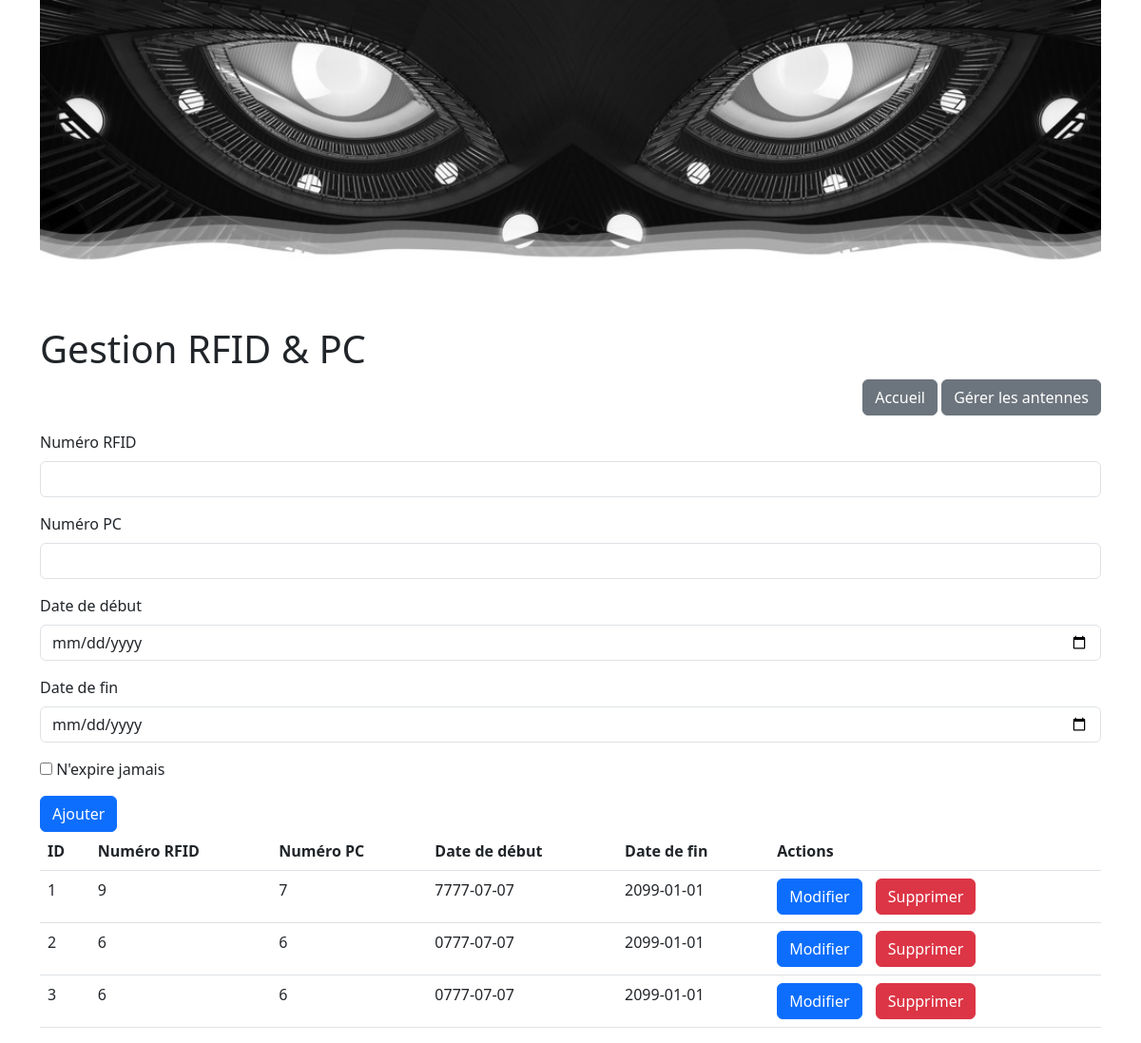
The app's page /code/manage_etiq_pc.php, older data.
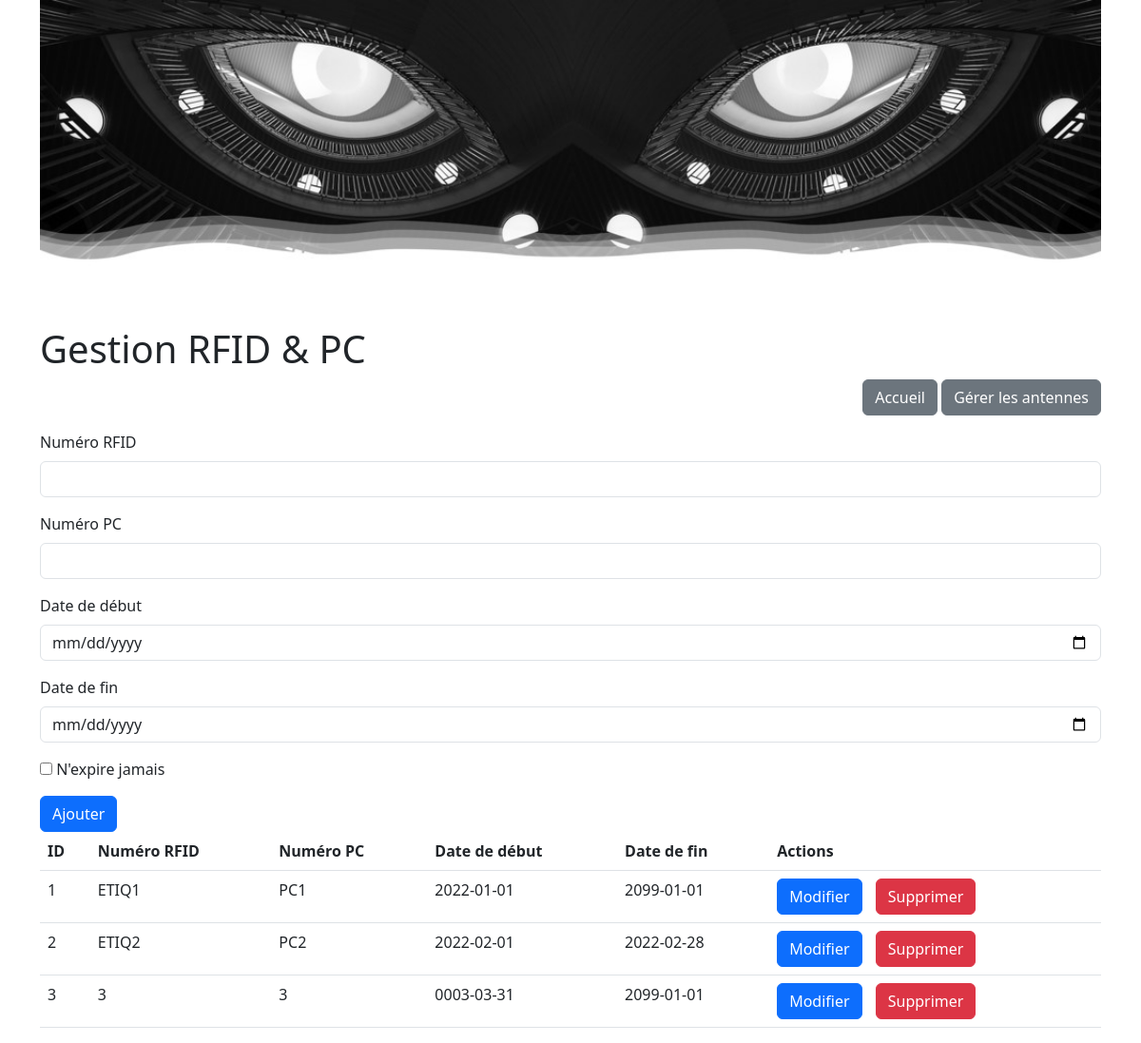
The same page, newer data.
### tables this page shows
CREATE TABLE ETIQ_PC (
    ID INTEGER PRIMARY KEY,
    NUM_ETIQ VARCHAR,
    NUM_PC VARCHAR,
    DATE_DEBUT DATE,
    DATE_FIN DATE
);

### code/manage_etiq_pc.php (the view, shortened to what this page needs)
<?php
include 'db.php';
$etiqs = $db->query("SELECT * FROM ETIQ_PC");
?>
<!DOCTYPE html>
<html lang="fr">
<head>
    <link rel="stylesheet" href="manage_etiq_pc.css">
    <link href="https://cdn.jsdelivr.net/npm/bootstrap@5.3.0/dist/css/bootstrap.min.css" rel="stylesheet">
</head>
<body>
<div class="container">
	<header>
		<img src="image2.jpg" alt="Track Eye System Banner" class="img-fluid">
		<h1>Gestion RFID & PC</h1>
		<div class="mb-3 text-end">
			<a href="index.php" class="btn btn-secondary">Accueil</a>
			<a href="manage_antenne.php" class="btn btn-secondary">Gérer les antennes</a>
		</div>
    </header>
    <form action="manage_etiq_pc.php" method="post" onsubmit="return confirm('Êtes-vous sûr?');">
        <div class="mb-3">
            <label for="num_etiq" class="form-label">Numéro RFID</label>
            <input type="text" id="num_etiq" name="num_etiq" required class="form-control">
        </div>
        <div class="mb-3">
            <label for="num_pc" class="form-label">Numéro PC</label>
            <input type="text" id="num_pc" name="num_pc" required class="form-control">
        </div>
        <div class="mb-3">
            <label for="date_debut" class="form-label">Date de début</label>
            <input type="date" id="date_debut" name="date_debut" required class="form-control">
        </div>
        <div class="mb-3">
    <label for="date_fin" class="form-label">Date de fin</label>
    <input type="date" id="date_fin" name="date_fin" required class="form-control">
</div>
<div class="mb-3">
    <input type="checkbox" id="neverExpires" name="neverExpires" value="neverExpires">
    <label for="neverExpires">N'expire jamais</label><br>
</div>
<button type="submit" class="btn btn-primary">Ajouter</button>
</form>
    <table class="table">
        <thead>
            <tr>
                <th>ID</th>
                <th>Numéro RFID</th>
                <th>Numéro PC</th>
                <th>Date de début</th>
                <th>Date de fin</th>
                <th>Actions</th>
            </tr>
        </thead>
        <tbody>
            <?php foreach ($etiqs as $etiq) { ?>
                <tr>
    <td><?php echo htmlspecialchars($etiq['ID']); ?></td>
    <td><?php echo htmlspecialchars($etiq['NUM_ETIQ']); ?></td>
    <td><?php echo htmlspecialchars($etiq['NUM_PC']); ?></td>
    <td><?php echo htmlspecialchars($etiq['DATE_DEBUT']); ?></td>
<td><?php echo $etiq['DATE_FIN'] ? htmlspecialchars($etiq['DATE_FIN']) : '2099-01-01'; ?></td>
<td>
<button onclick="toggleForm('editForm<?php echo $etiq['ID']; ?>')" class="btn btn-primary" style="margin-right: 10px;">Modifier</button>
        <form action="manage_etiq_pc.php" method="post" style="display: inline;">
            <button type="submit" class="btn btn-danger">Supprimer</button>
        </form>
    </td>
</tr>
            <?php } ?>
        </tbody>
    </table>
</div>
</body>
</html>

Row changes from the older to the newer data that the page shows:
changed etiq_pc id 1: NUM_ETIQ "9" → "ETIQ1"; NUM_PC "7" → "PC1"; DATE_DEBUT "7777-07-07" → "2022-01-01"
changed etiq_pc id 2: NUM_ETIQ "6" → "ETIQ2"; NUM_PC "6" → "PC2"; DATE_DEBUT "0777-07-07" → "2022-02-01"; DATE_FIN "2099-01-01" → "2022-02-28"
changed etiq_pc id 3: NUM_ETIQ "6" → "3"; NUM_PC "6" → "3"; DATE_DEBUT "0777-07-07" → "0003-03-31"
